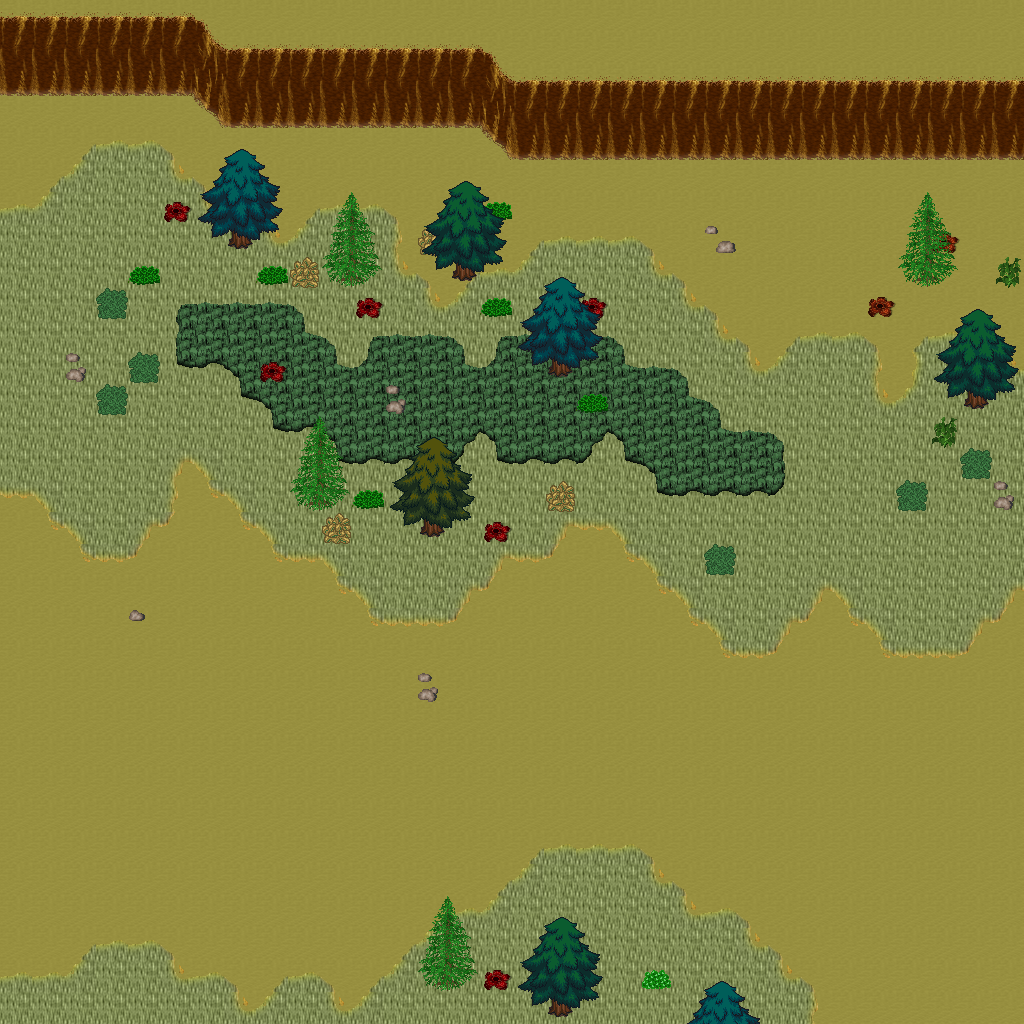

A level layout from a 2D game, rendered from its tile map. Below: a short description, then the map file with tile-grid data replaced by summaries:
An orthogonal 32x32 tile map with 32x32 px tiles, 5 tile layers (Ground, Objects, Objects2, Above, ...), 1 hidden layer not drawn, 53 tilesets.

<map version="1.10" tiledversion="1.11.0" orientation="orthogonal" renderorder="right-down" width="32" height="32" tilewidth="32" tileheight="32" infinite="0" nextlayerid="11" nextobjectid="1">
 <tileset firstgid="1" name="logic_collision" tilewidth="32" tileheight="32" tilecount="1" columns="1">
  <image source="../drawable/logic_collision.png" width="32" height="32" />
 </tileset>
 <tileset firstgid="2" name="ground_ground" tilewidth="32" tileheight="32" tilecount="33" columns="3">
  <image source="../drawable/ground_ground.png" width="96" height="352" />
 </tileset>
 <tileset firstgid="35" name="building_castle" tilewidth="32" tileheight="32" tilecount="320" columns="20">
  <image source="../drawable/building_castle.png" width="640" height="512" />
 </tileset>
 <tileset firstgid="355" name="ground_brown_paving" tilewidth="32" tileheight="32" tilecount="2" columns="2">
  <image source="../drawable/ground_brown_paving.png" width="64" height="32" />
 </tileset>
 <tileset firstgid="357" name="ground_water_water_bubbles" tilewidth="32" tileheight="32" tilecount="32" columns="8">
  <image source="../drawable/ground_water_water_bubbles.png" width="256" height="128" />
 </tileset>
 <tileset firstgid="389" name="ground_indoor_black_hole" tilewidth="32" tileheight="32" tilecount="12" columns="3">
  <image source="../drawable/ground_indoor_black_hole.png" width="96" height="128" />
 </tileset>
 <tileset firstgid="401" name="ground_ridge_earth_dark" tilewidth="32" tileheight="32" tilecount="96" columns="12">
  <image source="../drawable/ground_ridge_earth_dark.png" width="384" height="256" />
 </tileset>
 <tileset firstgid="497" name="building_roof_red" tilewidth="32" tileheight="32" tilecount="20" columns="5">
  <image source="../drawable/building_roof_red.png" width="160" height="128" />
 </tileset>
 <tileset firstgid="517" name="building_wall_wall_brown" tilewidth="32" tileheight="32" tilecount="12" columns="3">
  <image source="../drawable/building_wall_wall_brown.png" width="96" height="128" />
 </tileset>
 <tileset firstgid="529" name="plant_bush_bushes" tilewidth="32" tileheight="32" tilecount="10" columns="5">
  <image source="../drawable/plant_bush_bushes.png" width="160" height="64" />
 </tileset>
 <tileset firstgid="539" name="plant_leaves" tilewidth="32" tileheight="32" tilecount="8" columns="4">
  <image source="../drawable/plant_leaves.png" width="128" height="64" />
 </tileset>
 <tileset firstgid="547" name="object_well" tilewidth="32" tileheight="32" tilecount="4" columns="2">
  <image source="../drawable/object_well.png" width="64" height="64" />
 </tileset>
 <tileset firstgid="551" name="building_wall_wood" tilewidth="32" tileheight="32" tilecount="16" columns="4">
  <image source="../drawable/building_wall_wood.png" width="128" height="128" />
 </tileset>
 <tileset firstgid="567" name="ground_earth_edges" tilewidth="32" tileheight="32" tilecount="18" columns="6">
  <image source="../drawable/ground_earth_edges.png" width="192" height="96" />
 </tileset>
 <tileset firstgid="585" name="ground_grass_corners" tilewidth="32" tileheight="32" tilecount="24" columns="6">
  <image source="../drawable/ground_grass_corners.png" width="192" height="128" />
 </tileset>
 <tileset firstgid="609" name="ground_rock_pebbles" tilewidth="32" tileheight="32" tilecount="3" columns="1">
  <image source="../drawable/ground_rock_pebbles.png" width="32" height="96" />
 </tileset>
 <tileset firstgid="612" name="furniture_other_stick" tilewidth="32" tileheight="32" tilecount="2" columns="1">
  <image source="../drawable/furniture_other_stick.png" width="32" height="64" />
 </tileset>
 <tileset firstgid="614" name="plant_grasses" tilewidth="32" tileheight="32" tilecount="6" columns="3">
  <image source="../drawable/plant_grasses.png" width="96" height="64" />
 </tileset>
 <tileset firstgid="620" name="item_armor_sword_rack" tilewidth="32" tileheight="32" tilecount="4" columns="2">
  <image source="../drawable/item_armor_sword_rack.png" width="64" height="64" />
 </tileset>
 <tileset firstgid="624" name="building_roof_yellow" tilewidth="32" tileheight="32" tilecount="20" columns="5">
  <image source="../drawable/building_roof_yellow.png" width="160" height="128" />
 </tileset>
 <tileset firstgid="644" name="building_roof_blue" tilewidth="32" tileheight="32" tilecount="20" columns="5">
  <image source="../drawable/building_roof_blue.png" width="160" height="128" />
 </tileset>
 <tileset firstgid="664" name="plant_tree_tree_darkgreen" tilewidth="32" tileheight="32" tilecount="88" columns="8">
  <image source="../drawable/plant_tree_tree_darkgreen.png" width="256" height="352" />
 </tileset>
 <tileset firstgid="752" name="building_door_door_n" tilewidth="32" tileheight="32" tilecount="6" columns="3">
  <image source="../drawable/building_door_door_n.png" width="96" height="64" />
 </tileset>
 <tileset firstgid="758" name="item_pot_dark_barrel" tilewidth="32" tileheight="32" tilecount="2" columns="1">
  <image source="../drawable/item_pot_dark_barrel.png" width="32" height="64" />
 </tileset>
 <tileset firstgid="760" name="building_roof_green" tilewidth="32" tileheight="32" tilecount="20" columns="5">
  <image source="../drawable/building_roof_green.png" width="160" height="128" />
 </tileset>
 <tileset firstgid="780" name="building_wall_stone" tilewidth="32" tileheight="32" tilecount="12" columns="3">
  <image source="../drawable/building_wall_stone.png" width="96" height="128" />
 </tileset>
 <tileset firstgid="792" name="item_statue_metal_and_stone" tilewidth="32" tileheight="32" tilecount="6" columns="3">
  <image source="../drawable/item_statue_metal_and_stone.png" width="96" height="64" />
 </tileset>
 <tileset firstgid="798" name="ground_ladder_steps" tilewidth="32" tileheight="32" tilecount="6" columns="3">
  <image source="../drawable/ground_ladder_steps.png" width="96" height="64" />
 </tileset>
 <tileset firstgid="804" name="item_armor_armor" tilewidth="32" tileheight="32" tilecount="4" columns="4">
  <image source="../drawable/item_armor_armor.png" width="128" height="32" />
 </tileset>
 <tileset firstgid="808" name="logic_portal" tilewidth="32" tileheight="32" tilecount="24" columns="8">
  <image source="../drawable/logic_portal.png" width="256" height="96" />
 </tileset>
 <tileset firstgid="832" name="logic_creature_human_soldier" tilewidth="32" tileheight="32" tilecount="16" columns="8">
  <image source="../drawable/logic_creature_human_soldier.png" width="256" height="64" />
 </tileset>
 <tileset firstgid="848" name="ground_ladder_horizontal_dark" tilewidth="32" tileheight="32" tilecount="3" columns="1">
  <image source="../drawable/ground_ladder_horizontal_dark.png" width="32" height="96" />
 </tileset>
 <tileset firstgid="851" name="building_door_closed" tilewidth="32" tileheight="32" tilecount="1" columns="1">
  <image source="../drawable/building_door_closed.png" width="32" height="32" />
 </tileset>
 <tileset firstgid="852" name="ground_green_paving" tilewidth="32" tileheight="32" tilecount="18" columns="3">
  <image source="../drawable/ground_green_paving.png" width="96" height="192" />
 </tileset>
 <tileset firstgid="870" name="ground_earth_edges_yellowgreen" tilewidth="32" tileheight="32" tilecount="15" columns="5">
  <image source="../drawable/ground_earth_edges_yellowgreen.png" width="160" height="96" />
 </tileset>
 <tileset firstgid="885" name="ground_grass_2" tilewidth="32" tileheight="32" tilecount="21" columns="3">
  <image source="../drawable/ground_grass_2.png" width="96" height="224" />
 </tileset>
 <tileset firstgid="906" name="plant_tree_spruce" tilewidth="32" tileheight="32" tilecount="6" columns="2">
  <image source="../drawable/plant_tree_spruce.png" width="64" height="96" />
 </tileset>
 <tileset firstgid="912" name="plant_tree_evergreen" tilewidth="32" tileheight="32" tilecount="36" columns="3">
  <image source="../drawable/plant_tree_evergreen.png" width="96" height="384" />
 </tileset>
 <tileset firstgid="948" name="plant_stump_stump_pale_brown" tilewidth="32" tileheight="32" tilecount="4" columns="2">
  <image source="../drawable/plant_stump_stump_pale_brown.png" width="64" height="64" />
 </tileset>
 <tileset firstgid="952" name="plant_bush_bricked_bushes" tilewidth="32" tileheight="32" tilecount="6" columns="2">
  <image source="../drawable/plant_bush_bricked_bushes.png" width="64" height="96" />
 </tileset>
 <tileset firstgid="958" name="item_statue_wolf_statue" tilewidth="32" tileheight="32" tilecount="6" columns="2">
  <image source="../drawable/item_statue_wolf_statue.png" width="64" height="96" />
 </tileset>
 <tileset firstgid="964" name="item_pot_pot_tall" tilewidth="32" tileheight="32" tilecount="2" columns="1">
  <image source="../drawable/item_pot_pot_tall.png" width="32" height="64" />
 </tileset>
 <tileset firstgid="966" name="furniture_chair_bench_wooden" tilewidth="32" tileheight="32" tilecount="8" columns="2">
  <image source="../drawable/furniture_chair_bench_wooden.png" width="64" height="128" />
 </tileset>
 <tileset firstgid="974" name="item_statue_plants_potted_stone" tilewidth="32" tileheight="32" tilecount="6" columns="3">
  <image source="../drawable/item_statue_plants_potted_stone.png" width="96" height="64" />
 </tileset>
 <tileset firstgid="980" name="ground_dry_grass" tilewidth="32" tileheight="32" tilecount="54" columns="9">
  <image source="../drawable/ground_dry_grass.png" width="288" height="192" />
 </tileset>
 <tileset firstgid="1034" name="light_door_light" tilewidth="32" tileheight="32" tilecount="12" columns="3">
  <image source="../drawable/light_door_light.png" width="96" height="128" />
 </tileset>
 <tileset firstgid="1046" name="furniture_light_dark_torch" tilewidth="32" tileheight="32" tilecount="8" columns="2">
  <image source="../drawable/furniture_light_dark_torch.png" width="64" height="128" />
 </tileset>
 <tileset firstgid="1054" name="light_dim_yellow_light_5x5" tilewidth="32" tileheight="32" tilecount="25" columns="5">
  <image source="../drawable/light_dim_yellow_light_5x5.png" width="160" height="160" />
 </tileset>
 <tileset firstgid="1079" name="ground_ladder_vertical_dark" tilewidth="32" tileheight="32" tilecount="3" columns="3">
  <image source="../drawable/ground_ladder_vertical_dark.png" width="96" height="32" />
 </tileset>
 <tileset firstgid="1082" name="ground_rock_huge_boulder" tilewidth="32" tileheight="32" tilecount="20" columns="5">
  <image source="../drawable/ground_rock_huge_boulder.png" width="160" height="128" />
 </tileset>
 <tileset firstgid="1102" name="logic_creature_fowl" tilewidth="32" tileheight="32" tilecount="6" columns="6">
  <image source="../drawable/logic_creature_fowl.png" width="192" height="32" />
 </tileset>
 <tileset firstgid="1108" name="object_mine_rails_2" tilewidth="32" tileheight="32" tilecount="64" columns="8">
  <image source="../drawable/object_mine_rails_2.png" width="256" height="256" />
 </tileset>
 <tileset firstgid="1172" name="logic_creature_mutant" tilewidth="32" tileheight="32" tilecount="7" columns="7">
  <image source="../drawable/logic_creature_mutant.png" width="224" height="32" />
 </tileset>
 <layer id="1" name="Ground" width="32" height="32">
  <data>[1024 cells, 1024 non-empty, 3 distinct tile ids]</data>
 </layer>
 <layer id="2" name="Objects" width="32" height="32">
  <data>[1024 cells, 351 non-empty, 46 distinct tile ids]</data>
 </layer>
 <layer id="3" name="Objects2" width="32" height="32">
  <data>[1024 cells, 1 non-empty, 1 distinct tile ids]</data>
 </layer>
 <layer id="4" name="Above" width="32" height="32">
  <data>[1024 cells, 61 non-empty, 28 distinct tile ids]</data>
 </layer>
 <layer id="5" name="Above2" width="32" height="32">
  <data>[1024 cells, 16 non-empty, 4 distinct tile ids]</data>
 </layer>
 <layer id="6" name="Walkable" width="32" height="32" visible="0">
  <data>[1024 cells, 167 non-empty, 1 distinct tile ids]</data>
 </layer>
 <objectgroup id="7" name="Mapevents" />
 <objectgroup id="8" name="Spawn" />
 <objectgroup id="9" name="Keys" />
 <objectgroup id="10" name="Replace" />
</map>
